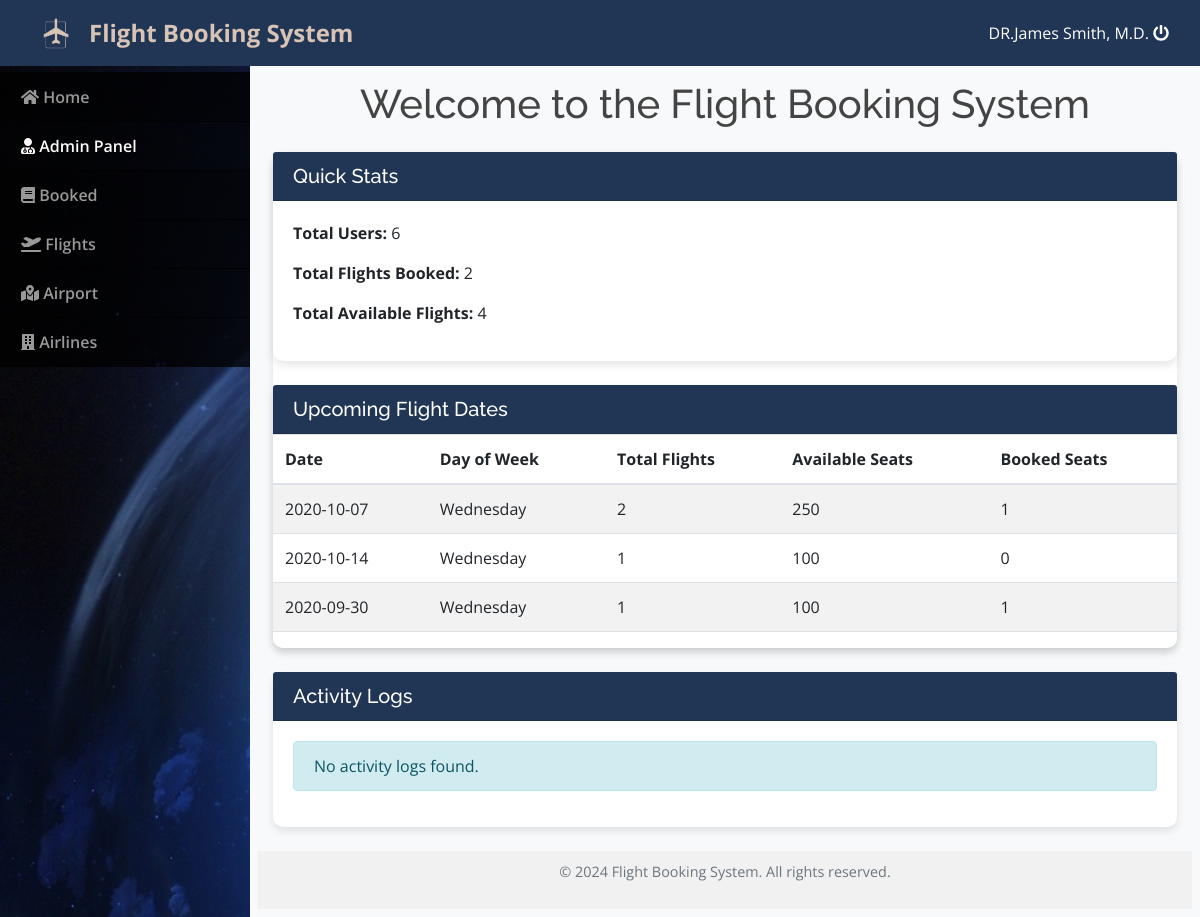
Before: /admin/index.php?page=admin_panel (signed in) with the older database file.
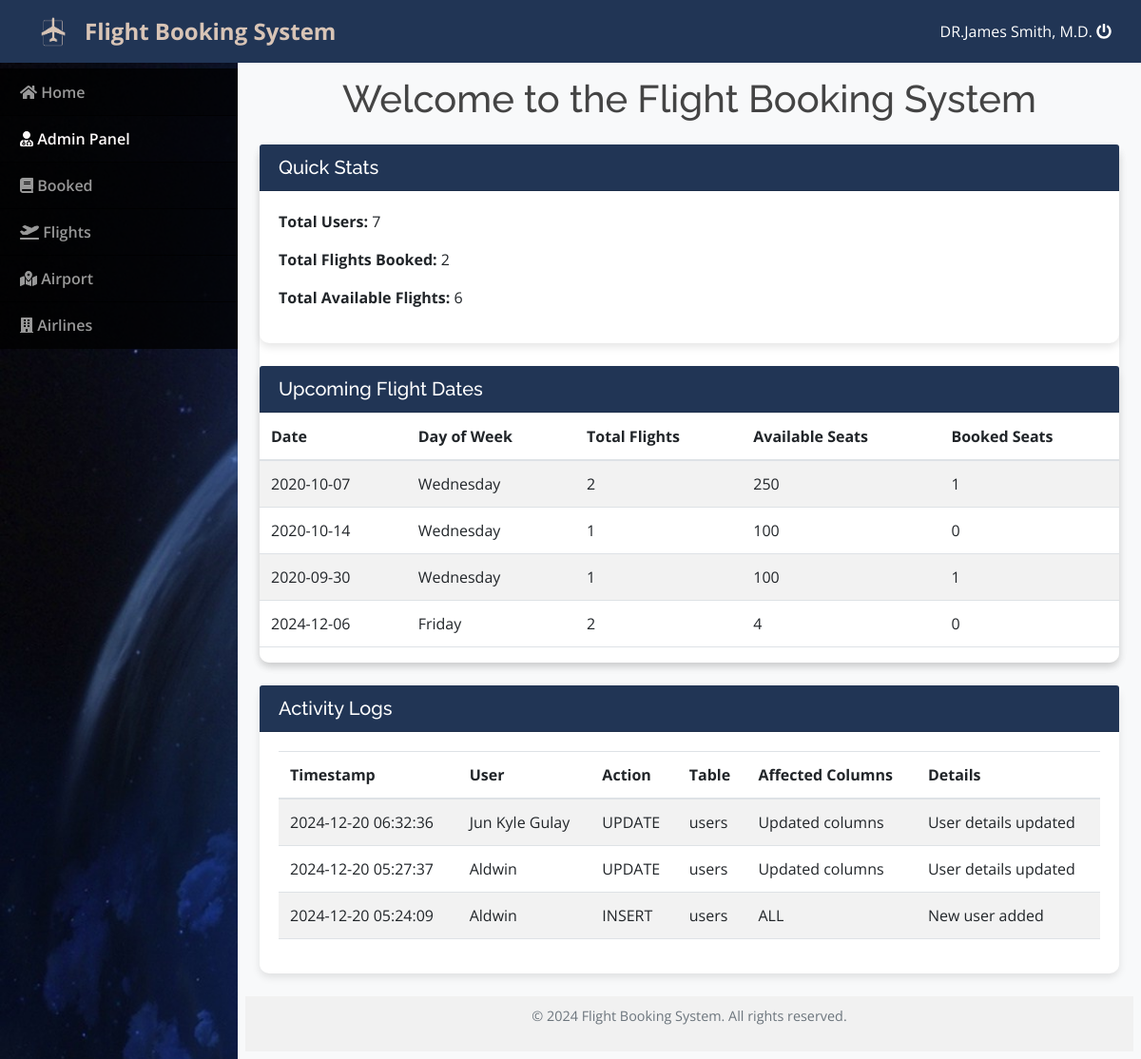
After: the same page with the newer database file.
### tables this page shows
CREATE TABLE `logs` (
  `id` bigint(20) NOT NULL,
  `user_id` bigint(20) NOT NULL,
  `action_type` enum('SELECT','INSERT','UPDATE','DELETE') NOT NULL,
  `timestamp` datetime DEFAULT current_timestamp(),
  `table_name` varchar(50) NOT NULL,
  `affected_columns` text DEFAULT NULL,
  `details` text DEFAULT NULL
);

CREATE TABLE `users` (
  `id` bigint(30) NOT NULL,
  `user_id` bigint(30) NOT NULL,
  `name` varchar(200) NOT NULL,
  `address` text NOT NULL,
  `contact` text NOT NULL,
  `username` varchar(100) NOT NULL,
  `password` varchar(200) NOT NULL,
  `type` tinyint(1) NOT NULL DEFAULT 2 COMMENT '1=admin , 2 = staff, 3=customer'
);

### admin/admin_panel.php (the view, shortened to what the changed rows need)
<?php
include 'db_connect.php';
$user_count_query = "SELECT COUNT(*) AS total_users FROM users";
$user_count_result = $conn->query($user_count_query);
$user_count = $user_count_result->fetch_assoc()['total_users'];
$booked_flights_query = "SELECT COUNT(*) AS total_booked FROM booked_flight";
$booked_flights_result = $conn->query($booked_flights_query);
$booked_flights = $booked_flights_result->fetch_assoc()['total_booked'];
$available_flights_query = "SELECT COUNT(*) AS total_available FROM flight_list WHERE seats > 0";
$available_flights_result = $conn->query($available_flights_query);
$available_flights = $available_flights_result->fetch_assoc()['total_available'];
$flight_dates_query = "SELECT DISTINCT DATE(departure_datetime) AS flight_date FROM flight_list";
$flight_dates_result = $conn->query($flight_dates_query);
$flight_dates = [];
while ($row = $flight_dates_result->fetch_assoc()) {
    $flight_dates[] = $row['flight_date'];
}
$flight_id = 1;
$booking_count_query = "SELECT get_booking_count_by_flight($flight_id) AS total_bookings";
$booking_count_result = $conn->query($booking_count_query);
$logs_query = "SELECT
                logs.timestamp,
                logs.action_type,
                logs.table_name,
                logs.affected_columns,
                logs.details,
                users.name AS user_name
               FROM logs
               INNER JOIN users ON logs.user_id = users.id
               ORDER BY logs.timestamp DESC";
$logs_result = $conn->query($logs_query);
?>
<body>
    <div class="container-fluid pt-3">
        <h1 class="text-center mb-4">Welcome to the Flight Booking System</h1>
        <div class="row">
            <div class="col-lg-12">
                <div class="card">
                    <div class="card">
                        <div class="card-body">
                            <p><strong>Total Users:</strong> <?php echo $user_count; ?></p>
                            <p><strong>Total Flights Booked:</strong> <?php echo $booked_flights; ?></p>
                            <p><strong>Total Available Flights:</strong> <?php echo $available_flights; ?></p>
                        </div>
                    </div>
                    <div class="card mt-4">
                        <?php if (!empty($flight_dates)): ?>
                            <div class="table-responsive">
                                <table class="table table-striped table-hover">
                                    <thead>
                                        <tr>
                                            <th>Date</th>
                                            <th>Day of Week</th>
                                            <th>Total Flights</th>
                                            <th>Available Seats</th>
                                            <th>Booked Seats</th>
                                        </tr>
                                    </thead>
                                    <tbody>
                                        <?php
                                        foreach ($flight_dates as $date):
                                            $flight_details_query = "
                            SELECT
                                COUNT(*) as total_flights,
                                SUM(seats) as total_seats
                            FROM flight_list
                            WHERE DATE(departure_datetime) = '$date'
                        ";
                                            $flight_details_result = $conn->query($flight_details_query);
                                            $flight_details = $flight_details_result->fetch_assoc();
                                            $booking_count_query = "
                            SELECT SUM(get_booking_count_by_flight(id)) AS total_bookings
                            FROM flight_list
                            WHERE DATE(departure_datetime) = '$date'
                        ";
                                            $booking_count_result = $conn->query($booking_count_query);
                                            $total_bookings = $booking_count_result->fetch_assoc()['total_bookings'] ?? 0;
                                        ?>
                                            <tr>
                                                <td><?php echo htmlspecialchars($date); ?></td>
                                                <td><?php echo date('l', strtotime($date)); ?></td>
                                                <td><?php echo $flight_details['total_flights']; ?></td>
                                                <td><?php echo $flight_details['total_seats']; ?></td>
                                                <td><?php echo $total_bookings; ?></td>
                                            </tr>
                                        <?php endforeach; ?>
                                    </tbody>
                                </table>
                            </div>
                        <?php else: ?>
                            <div class="alert alert-info">
                                No upcoming flights scheduled.
                            </div>
                        <?php endif; ?>
                    </div>
                </div>
                <div class="card mt-4">
                    <div class="card-body">
                        <?php if ($logs_result->num_rows > 0): ?>
                            <div class="table-responsive">
                                <table class="table table-striped table-hover">
                                    <thead>
                                        <tr>
                                            <th>Timestamp</th>
                                            <th>User</th>
                                            <th>Action</th>
                                            <th>Table</th>
                                            <th>Affected Columns</th>
                                            <th>Details</th>
                                        </tr>
                                    </thead>
                                    <tbody>
                                        <?php while ($log = $logs_result->fetch_assoc()): ?>
                                            <tr>
                                                <td><?php echo htmlspecialchars($log['timestamp']); ?></td>
                                                <td><?php echo htmlspecialchars($log['user_name']); ?></td>
                                                <td><?php echo htmlspecialchars($log['action_type']); ?></td>
                                                <td><?php echo htmlspecialchars($log['table_name']); ?></td>
                                                <td><?php echo htmlspecialchars($log['affected_columns']); ?></td>
                                                <td><?php echo htmlspecialchars($log['details']); ?></td>
                                            </tr>
                                        <?php endwhile; ?>
                                    </tbody>
                                </table>
                            </div>
                        <?php else: ?>
                            <div class="alert alert-info">
                                No activity logs found.
                            </div>
                        <?php endif; ?>
                    </div>
                </div>
            </div>
        </div>
    </div>
</body>

Changed rows visible on the page:
added logs: timestamp "2024-12-20 06:32:36", user.name "Jun Kyle Gulay", action_type "UPDATE", table_name "users", affected_columns "Updated columns", details "User details updated"
added logs: timestamp "2024-12-20 05:27:37", user.name "Aldwin", action_type "UPDATE", table_name "users", affected_columns "Updated columns", details "User details updated"
added logs: timestamp "2024-12-20 05:24:09", user.name "Aldwin", action_type "INSERT", table_name "users", affected_columns "ALL", details "New user added"
Other visible differences:
$user_count: "6" → "7"
$available_flights: "4" → "6"
new list line: "2024-12-06 Friday 2 4 0"
text no longer shown: "No activity logs found."
text now shown: "Timestamp User Action Table Affected Columns Details"
